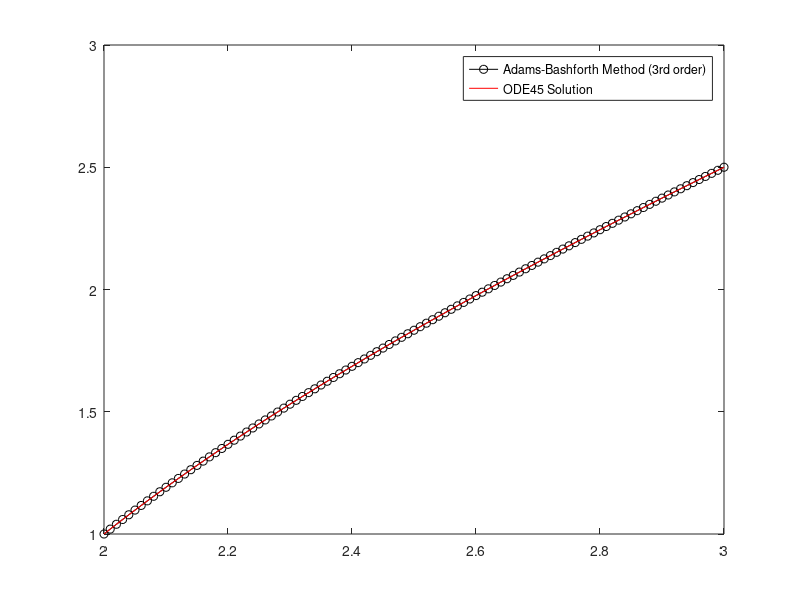

Reproduce this figure in MATLAB.
clear   % Clears variables of workspace keeping functions and classes,
        % clear all includes function and classes too
% clc     % Clears the command window
close all   % Closes all MATLAB figure windows

% Define the function f(x, y) representing the differential equation
f = @(x, y) 1 + (x - y)^2;

% Initial conditions
x(1) = 2;
y(1) = 1;

% Step size
h = 0.01;

% Number of iterations
n = 1 / h + 1;

% Perform the first two iterations using forward Euler method
for i = 1:2
    y(i + 1) = y(i) + h * f(x(i), y(i)); % Forward Euler method
    x(i + 1) = x(i) + h;
end

% Perform the remaining iterations using the 3rd order Adams-Bashforth method
for i = 3:n - 1
    % 3rd order Adams-Bashforth formula
    y(i + 1) = y(i) + (h / 12) * (23 * f(x(i), y(i)) - 16 * f(x(i - 1), y(i - 1)) + 5 * f(x(i - 2), y(i - 2)));
    x(i + 1) = x(i) + h;
end

% Print the final solution
fprintf("y(%f) = %f \n", x(end), y(end))

% Plot the results of the Adams-Bashforth method
plot(x, y, '-ok')
hold on;

% Solve the same differential equation using ODE45 for comparison
xspan = [2 3];
y0 = 1;
[x, y] = ode45(@(x, y) 1 + (x - y)^2, xspan, y0);

% Plot the results of ODE45
plot(x, y, 'r')

% Add legend to the plot
legend({'Adams-Bashforth Method (3rd order)', 'ODE45 Solution'})
